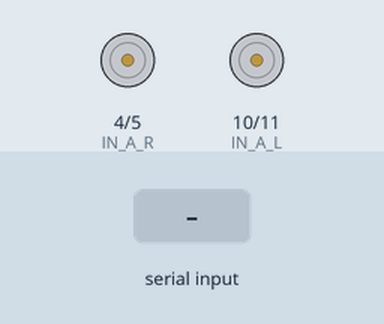
Simulated run of this sketch. Board: Arduino Uno, built with avr-gcc and run on an emulated ATmega328P. Shown: motor-driver pin pairs drawn as motors (green arrow = first pin HIGH = forward, orange = second pin HIGH = backward, longer = more drive, scaled by the enable pin). The test bench sets the inputs (shaded band).

Above: at 1.2 s.
1.3 s: "90,45\n" received over Serial
Timing chart, 0 to 4.3 s (numbered marks = the images above; inputs shaded):
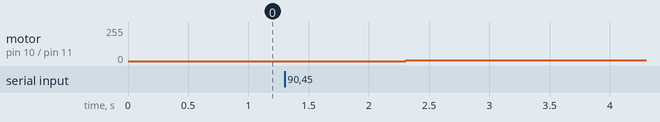

The sketch:

embedded.ino
```cpp
/*
  Embedded systems
*/


#include "arduinoPins.h"
#include "motor_control.c"

int ping_right_dist;
int ping_left_dist;
int ping_center_dist;
double BOT_WIDTH = 33.02; //cm
const int SAFETY_RADIUS = 1;

//motor_values contain the values to be sent from the arduino to the motor controller
int motor_values[] = {0,0,0,0,0,0};

unsigned char in = 0;

int magnitude_value, direction_value;
unsigned long time;
int i;


void setMotorValues();
void getPing();
void stop();

void setup() {
  // initialize serial communication:
  Serial.begin(9600);
  //initialize values for the motor control pins
  pinMode(IN_A_R, OUTPUT);
  pinMode(IN_B_R, OUTPUT);
  pinMode(IN_A_L, OUTPUT);
  pinMode(IN_B_L, OUTPUT);
  pinMode(PWM_R, OUTPUT);
  pinMode(PWM_L, OUTPUT);
  time = millis();
  i=0;
}


void loop() {

  // loop until a command is recieved
  while(Serial.available() == 0){
    //Serial.println("waiting for command");        //TEST CODE
    //delay(1000);
    }

    // when command is recieved, fetch command code
  while(Serial.available() > 0){
    in = Serial.parseInt();
  }

  /*
    Interpret Command Codes
    0-9 move forward
    10-19 move left
    20-29 move right
  */

  //set bot movement to zero
  /*if(in == 0){
    move(0,0,.5,motor_values);
  }
  //set bot movement to a given linear and angular velocity
  else if (in > 0 && in <30){
    //get angle and magnitude
    magnitude_value = in % 10;
    direction_value = in/10;
    //set movement
    switch(direction_value){
      case 0 :
        move((float)magnitude_value*(10/9)/10, 0, .5, motor_values);
        break;
      case 1 :
        move(0, (float)magnitude_value*(10/9)/10, .5, motor_values);
        break;
      case 2 :
        move(0, (-1)*(float)magnitude_value*(10/9)/10, .5, motor_values);
        break;

    }*/

    switch(in){
       case 0:
         move(0, 0, .5, motor_values);
         break;
       case 1:
         move(.35, 0, .5, motor_values);
         break;
       case 2:
         move(.5, 0, .5, motor_values);
         break;
       case 3:
         move(1, 0, .5, motor_values);
         break;
       case 11:
         move(0, .35, .5, motor_values);
         break;
       case 12:
         move(0, .5, .5, motor_values);
         break;
       case 13:
         move(0, .75, .5, motor_values);
         break;
       case 21:
         move(0, -.35, .5, motor_values);
         break;
       case 22:
         move(0, -.5, .5, motor_values);
         break;
       case 23:
         move(0, -.75, .5, motor_values);
         break;
    }


  //apply motor values
  setMotorValues();
}

void safetyCheck(void){
  if(ping_left_dist < SAFETY_RADIUS  || ping_center_dist < SAFETY_RADIUS  || ping_right_dist < SAFETY_RADIUS){
    move(0,0,.5,motor_values);
    setMotorValues();
  }
}

void setMotorValues()
{
  analogWrite(PWM_R, motor_values[0]);
  digitalWrite(IN_A_R, motor_values[1]);
  digitalWrite(IN_B_R, motor_values[2]);
  analogWrite(PWM_L, motor_values[3]);
  digitalWrite(IN_A_L, motor_values[4]);
  digitalWrite(IN_B_L, motor_values[5]);
}


void getPing(){
  //long durationL, durationR, durationC, inchesL, inchesR, inchesC;

  // sending left side pulsevoid getPing(){
  long durationL, durationR, durationC, inchesL, inchesR, inchesC;

  // sending left side pulse
  pinMode(leftPing, OUTPUT);
  pinMode(leftPing, OUTPUT);
  digitalWrite(leftPing, LOW);
  delayMicroseconds(2);
  digitalWrite(leftPing, HIGH);
  delayMicroseconds(5);
  digitalWrite(leftPing, LOW);

  // left pulse receive
  pinMode(leftPing, INPUT);
  durationL = pulseIn(leftPing, HIGH);

  // sending right side pulse
  pinMode(rightPing, OUTPUT);
  digitalWrite(rightPing, LOW);
  delayMicroseconds(2);
  digitalWrite(rightPing, HIGH);
  delayMicroseconds(5);
  digitalWrite(rightPing, LOW);

  // right pulse receive
  pinMode(rightPing, INPUT);
  durationR = pulseIn(rightPing, HIGH);

  // sending center side pulse
  pinMode(centerPing, OUTPUT);
  digitalWrite(centerPing, LOW);
  delayMicroseconds(2);
  digitalWrite(centerPing, HIGH);
  delayMicroseconds(5);
  digitalWrite(centerPing, LOW);

  // center pulse receive
  pinMode(centerPing, INPUT);
  durationC = pulseIn(centerPing, HIGH);

  //left distance
  inchesL = microsecondsToInches(durationL);

  //right distance
  inchesR = microsecondsToInches(durationR);

  //center distance
  inchesC = microsecondsToInches(durationC);

  ping_right_dist = inchesR;
  ping_left_dist = inchesL;
  ping_center_dist = inchesC;

}


long microsecondsToInches(long microseconds) {
  // According to Parallax's datasheet for the PING))), there are 73.746
  // microseconds per inch (i.e. sound travels at 1130 feet per second).
  // This gives the distance travelled by the ping, outbound and return,
  // so we divide by 2 to get the distance of the obstacle.
  // See: http://www.parallax.com/dl/docs/prod/acc/28015-PING-v1.3.pdf
  return microseconds / 74 / 2;
}
```

motor_control.c
```cpp
/* Motor Controller */


#include <stdlib.h>


#define MAX_VELOCITY 150		// reduces maximum velocity from 255 to 200
#define LEFT_SHIFT 5
void direct_motor_control(int vel_l, int vel_r, int[]);
void move(float, float, float, int[]);


/*
	IN: lin_vel_in: double {0 to 1}: 1 is full power, 0 is no linear power
	IN: ang_vel_in: double {-2 to 2}: 0 is no turn, -2 full power to right, 2 full power to left
	IN: balance: double {0 to 1}: .5 is balanced, 1 right wheel powers turn, 0 left wheel powers turn
	OUT: array of values for motor
	int[] out = {pwm_r, r_in_a, r_in_b, pwm_l, l_in_a, l_in_b};

*/
void move(float lin_vel_in, float ang_vel_in, float balance, int out[])
{
	int vel_R, vel_L, vel_lin, vel_ang;

	// Convert velocities from 0-1 to 0-MAX_VELOCITY
	vel_lin = lin_vel_in * MAX_VELOCITY;
	vel_ang = ang_vel_in * MAX_VELOCITY;

	// Calculate velocities for each wheel
	vel_R = vel_lin + (vel_ang*balance)-LEFT_SHIFT;
	vel_L = vel_lin - (vel_ang*(1-balance));

	//Limit excessive velocity
	if(vel_R>MAX_VELOCITY)
		vel_R = MAX_VELOCITY-LEFT_SHIFT;
	else if (vel_L>MAX_VELOCITY)
		vel_L = MAX_VELOCITY;

	direct_motor_control(vel_L, vel_R, out);
}

/*
	Accepts velocities for each motor and outputs pin values for motors
	NO BRAKE COMMAND HAS BEEN IMPLEMENTED
*/
void direct_motor_control(int vel_L, int vel_R, int out[])
{
	/*
		Determine values of in_x variables.
		Right wheel moves forward when in_a = LOW, in_b = HIGH
		Left wheel moves forward when in_a = HIGH, in_b = LOW
	*/

	if(vel_L >= 0){				//LEFT WHEEL FORWARD
		out[4] = 1;				//L_in_a
		out[5] = 0;				//L_in_b
		out[3] = vel_L;			//Left pwm

	} else if(vel_L < 0){		//LEFT WHEEL BACKWARD
		out[4] = 0;				//L_in_a
		out[5] = 1;				//L_in_b
		out[3] = abs(vel_L);	//Left pwm
	}

	if(vel_R >= 0){				//RIGHT WHEEL FORWARD
		out[1] = 0;				//R_in_a
		out[2] = 1;				//R_in_b
		out[0] = vel_R;			//Right PWM

	} else if(vel_R < 0){		//RIGHT WHEEL BACKWARD
		out[1] = 1;				//R_in_a
		out[2] = 0;				//R_in_b
		out[0] = abs(vel_R);	//Right PWM
	}
}
```

arduinoPins.h
```cpp
//Arduino pinout

const int leftPing = 8;
const int rightPing = 13;
const int centerPing = 12;

const int IN_A_R = 4;
const int IN_B_R = 5;
const int IN_A_L = 10;
const int IN_B_L = 11;
//int DIAG_1 =
//int DIAG_2 =
const int PWM_R = 3;
const int PWM_L = 9;
//int CS_1 =
//int CS_2 =
```

Measured:
- after the input at 1.3 s, motor on pin 10 (IN_A_L) / pin 11 (IN_B_L): stopped → forward 5/255 after 1.0 s
